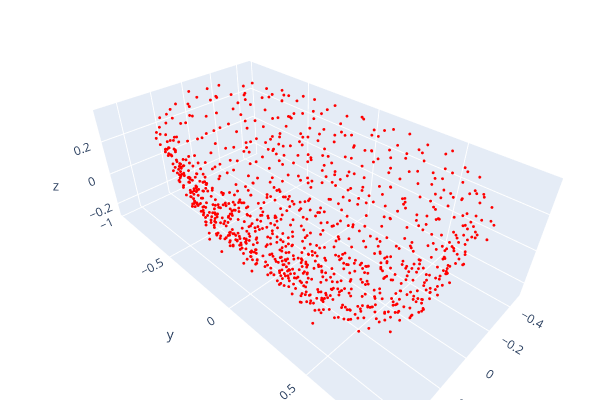

The cell this chart's notebook holds for it:
### Code cell
PointsTo3DShape(reconstructed_x[N].cpu())

### Figure 1 — Plotly figure (JSON) as saved in the notebook; plotly's stock layout.template omitted (floating-point values rounded to 4 significant figures; data arrays with more than 128 entries replaced by an {"elided": "..."} marker saying what was removed)
{"data": [{"marker": {"color": {"elided": "1024x3 int values"}, "size": 1}, "mode": "markers", "type": "scatter3d", "x": {"elided": "1024 float values"}, "y": {"elided": "1024 float values"}, "z": {"elided": "1024 float values"}}], "layout": {"height": 400, "margin": {"b": 0, "l": 0, "r": 0, "t": 0}, "scene": {"camera": {"center": {"x": 0, "y": 0, "z": 0}, "up": {"x": 0, "y": 0, "z": 1}}}, "showlegend": false, "width": 600}}
